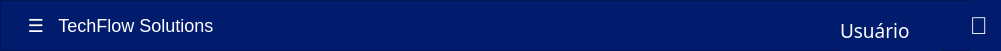
  <widget class="QFrame" name="frame">
   <property name="geometry">
    <rect>
     <x>0</x>
     <y>0</y>
     <width>1001</width>
     <height>51</height>
    </rect>
   </property>
   <property name="font">
    <font>
     <pointsize>16</pointsize>
    </font>
   </property>
   <property name="styleSheet">
    <string notr="true">background-color: #011B6D;</string>
   </property>
   <property name="frameShape">
    <enum>QFrame::StyledPanel</enum>
   </property>
   <property name="frameShadow">
    <enum>QFrame::Raised</enum>
   </property>
   <widget class="QPushButton" name="drop_button">
    <property name="geometry">
     <rect>
      <x>20</x>
      <y>10</y>
      <width>201</width>
      <height>31</height>
     </rect>
    </property>
    <property name="cursor">
     <cursorShape>PointingHandCursor</cursorShape>
    </property>
    <property name="styleSheet">
     <string notr="true">color: white;
font-size: 18px;
border: none;
</string>
    </property>
    <property name="text">
     <string>☰   TechFlow Solutions</string>
    </property>
   </widget>
   <widget class="QLabel" name="label_3">
    <property name="geometry">
     <rect>
      <x>970</x>
      <y>-50</y>
      <width>31</width>
      <height>151</height>
     </rect>
    </property>
    <property name="palette">
     <palette>
      <active>
       <colorrole role="WindowText">
        <brush brushstyle="SolidPattern">
         <color alpha="255">
          <red>255</red>
          <green>255</green>
          <blue>255</blue>
         </color>
        </brush>
       </colorrole>
       <colorrole role="Button">
        <brush brushstyle="SolidPattern">
         <color alpha="255">
          <red>1</red>
          <green>27</green>
          <blue>109</blue>
         </color>
        </brush>
       </colorrole>
       <colorrole role="Text">
        <brush brushstyle="SolidPattern">
         <color alpha="255">
          <red>255</red>
          <green>255</green>
          <blue>255</blue>
         </color>
        </brush>
       </colorrole>
       <colorrole role="ButtonText">
        <brush brushstyle="SolidPattern">
         <color alpha="255">
          <red>255</red>
          <green>255</green>
          <blue>255</blue>
         </color>
        </brush>
       </colorrole>
       <colorrole role="Base">
        <brush brushstyle="SolidPattern">
         <color alpha="255">
          <red>1</red>
          <green>27</green>
          <blue>109</blue>
         </color>
        </brush>
       </colorrole>
       <colorrole role="Window">
        <brush brushstyle="SolidPattern">
         <color alpha="255">
          <red>1</red>
          <green>27</green>
          <blue>109</blue>
         </color>
        </brush>
       </colorrole>
      </active>
      <inactive>
       <colorrole role="WindowText">
        <brush brushstyle="SolidPattern">
         <color alpha="255">
          <red>255</red>
          <green>255</green>
          <blue>255</blue>
         </color>
        </brush>
       </colorrole>
       <colorrole role="Button">
        <brush brushstyle="SolidPattern">
         <color alpha="255">
          <red>1</red>
          <green>27</green>
          <blue>109</blue>
         </color>
        </brush>
       </colorrole>
       <colorrole role="Text">
        <brush brushstyle="SolidPattern">
         <color alpha="255">
          <red>255</red>
          <green>255</green>
          <blue>255</blue>
         </color>
        </brush>
       </colorrole>
       <colorrole role="ButtonText">
        <brush brushstyle="SolidPattern">
         <color alpha="255">
          <red>255</red>
          <green>255</green>
          <blue>255</blue>
         </color>
        </brush>
       </colorrole>
       <colorrole role="Base">
        <brush brushstyle="SolidPattern">
         <color alpha="255">
          <red>1</red>
          <green>27</green>
          <blue>109</blue>
         </color>
        </brush>
       </colorrole>
       <colorrole role="Window">
        <brush brushstyle="SolidPattern">
         <color alpha="255">
          <red>1</red>
          <green>27</green>
          <blue>109</blue>
         </color>
        </brush>
       </colorrole>
      </inactive>
      <disabled>
       <colorrole role="WindowText">
        <brush brushstyle="SolidPattern">
         <color alpha="255">
          <red>255</red>
          <green>255</green>
          <blue>255</blue>
         </color>
        </brush>
       </colorrole>
       <colorrole role="Button">
        <brush brushstyle="SolidPattern">
         <color alpha="255">
          <red>1</red>
          <green>27</green>
          <blue>109</blue>
         </color>
        </brush>
       </colorrole>
       <colorrole role="Text">
        <brush brushstyle="SolidPattern">
         <color alpha="255">
          <red>255</red>
          <green>255</green>
          <blue>255</blue>
         </color>
        </brush>
       </colorrole>
       <colorrole role="ButtonText">
        <brush brushstyle="SolidPattern">
         <color alpha="255">
          <red>255</red>
          <green>255</green>
          <blue>255</blue>
         </color>
        </brush>
       </colorrole>
       <colorrole role="Base">
        <brush brushstyle="SolidPattern">
         <color alpha="255">
          <red>1</red>
          <green>27</green>
          <blue>109</blue>
         </color>
        </brush>
       </colorrole>
       <colorrole role="Window">
        <brush brushstyle="SolidPattern">
         <color alpha="255">
          <red>1</red>
          <green>27</green>
          <blue>109</blue>
         </color>
        </brush>
       </colorrole>
      </disabled>
     </palette>
    </property>
    <property name="font">
     <font>
      <pointsize>18</pointsize>
     </font>
    </property>
    <property name="styleSheet">
     <string notr="true">color: white;</string>
    </property>
    <property name="text">
     <string>👤</string>
    </property>
   </widget>
   <widget class="QLabel" name="label_usuario">
    <property name="geometry">
     <rect>
      <x>840</x>
      <y>10</y>
      <width>101</width>
      <height>41</height>
     </rect>
    </property>
    <property name="font">
     <font>
      <family>Malgun Gothic</family>
      <pointsize>14</pointsize>
     </font>
    </property>
    <property name="styleSheet">
     <string notr="true">color: white;</string>
    </property>
    <property name="text">
     <string>Usuário</string>
    </property>
   </widget>
  </widget>
